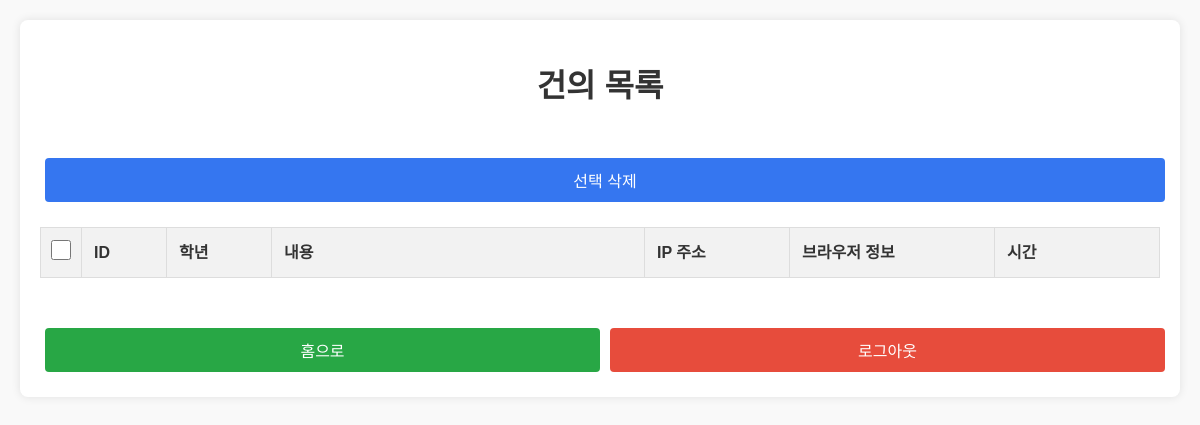
Before: /admin/panel (signed in) with the older database file.
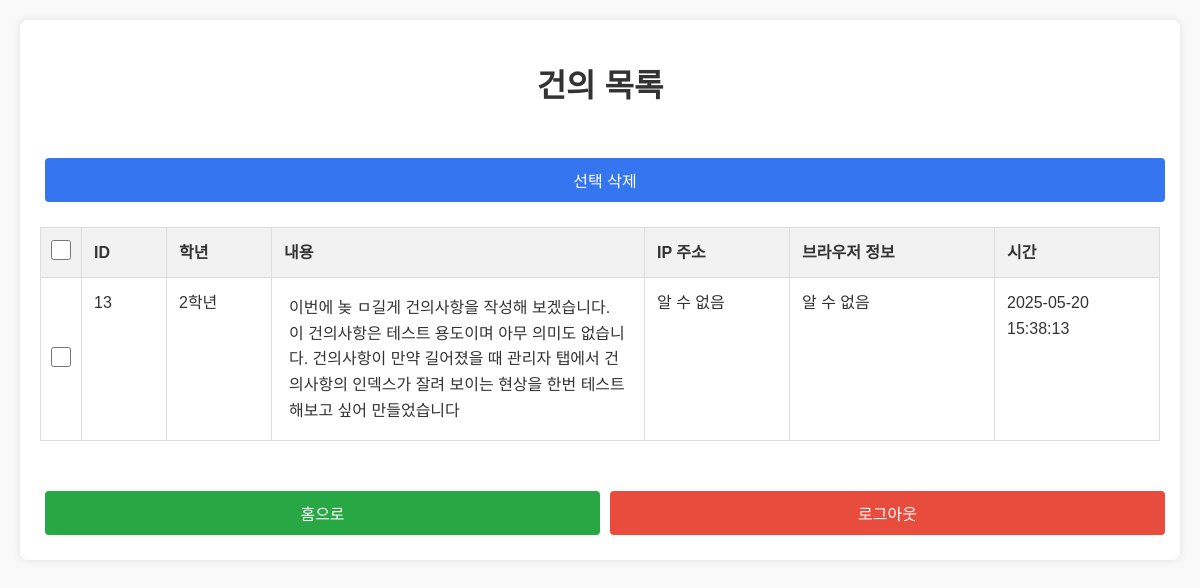
After: the same page with the newer database file.
### tables this page shows
CREATE TABLE suggestions (
                    id INTEGER PRIMARY KEY AUTOINCREMENT,
                    grade TEXT NOT NULL,
                    content TEXT NOT NULL,
                    timestamp DATETIME DEFAULT CURRENT_TIMESTAMP
                );

### app.py (the view)
@app.route('/admin/panel', methods=['GET'])
def admin_panel():
    if 'admin' not in session:
        return redirect(url_for('admin_login'))
    conn = sqlite3.connect('db.sqlite3')
    c = conn.cursor()
    c.execute("PRAGMA table_info(suggestions)")
    columns = [column[1] for column in c.fetchall()]
    has_ip = 'ip_address' in columns
    has_user_agent = 'user_agent' in columns
    has_timestamp = 'timestamp' in columns
    query = 'SELECT id, grade, content'
    if has_ip:
        query += ', ip_address'
    else:
        query += ', NULL as ip_address'
    if has_user_agent:
        query += ', user_agent'
    else:
        query += ', NULL as user_agent'
    if has_timestamp:
        query += ', timestamp'
    else:
        query += ', NULL as timestamp'
    query += ' FROM suggestions ORDER BY '
    query += 'timestamp DESC' if has_timestamp else 'id DESC'
    c.execute(query)
    suggestions = c.fetchall()
    conn.close()
    return render_template('admin_panel.html', suggestions=suggestions)

### app.py (called while the page is built, shortened)
@app.before_request
def auto_login():
    if 'admin' in session:
        return

### templates/admin_panel.html (shortened to what this page needs)
<!DOCTYPE html>
<html lang="ko">
<head>
    <link rel="stylesheet" href="{{ url_for('static', filename='style.css') }}">
</head>
<body>
    <div class="container">
        <h1>건의 목록</h1>
        <form method="POST" action="{{ url_for('delete_suggestions') }}">
            <button type="submit" onclick="return confirm('선택한 건의를 삭제하시겠습니까?')">선택 삭제</button>
            <table>
                <thead>
                    <tr>
                        <th class="checkbox-cell">
                            <input type="checkbox" onclick="toggleAll(this)">
                        </th>
                        <th class="id-cell">ID</th>
                        <th class="grade-cell">학년</th>
                        <th class="content-cell">내용</th>
                        <th class="ip-cell">IP 주소</th>
                        <th class="user-agent-cell">브라우저 정보</th>
                        <th class="timestamp-cell">시간</th>
                    </tr>
                </thead>
                <tbody>
                    {% for suggestion in suggestions %}
                    <tr>
                        <td class="checkbox-cell" data-label="선택">
                            <input type="checkbox" name="delete_ids" value="{{ suggestion[0] }}">
                        </td>
                        <td class="id-cell" data-label="ID">{{ suggestion[0] }}</td>
                        <td class="grade-cell" data-label="학년">{{ suggestion[1] }}</td>
                        <td class="content-cell" data-label="내용">
                            <div class="content-text">{{ suggestion[2] }}</div>
                        </td>
                        <td class="ip-cell" data-label="IP 주소">{{ suggestion[3] or '알 수 없음' }}</td>
                        <td class="user-agent-cell" data-label="브라우저 정보">
                            <div class="user-agent" title="{{ suggestion[4] or '알 수 없음' }}">{{ suggestion[4] or '알 수 없음' }}</div>
                        </td>
                        <td class="timestamp-cell" data-label="시간" class="timestamp">{{ suggestion[5] or '' }}</td>
                    </tr>
                    {% endfor %}
                </tbody>
            </table>
            <div class="admin-buttons">
                <a href="{{ url_for('index') }}"><button type="button">홈으로</button></a>
                <a href="{{ url_for('logout') }}"><button type="button" class="logout-btn">로그아웃</button></a>
            </div>
        </form>
    </div>
</body>
</html>

### static/style.css (style rules this page uses)
body { font-family: 'Segoe UI', sans-serif; background: #f2f4f8; margin: 0; padding: 0; }
.container { max-width: 600px; margin: 60px auto; background: white; padding: 30px; border-radius: 12px; box-shadow: 0 0 20px rgba(0, 0, 0, 0.1); }
h1 { color: #333; text-align: center; margin-bottom: 20px; }
button { width: 100%; padding: 10px; background-color: #4A90E2; color: white; border: none; border-radius: 8px; font-size: 16px; cursor: pointer; }
a { display: block; text-align: center; margin-top: 15px; color: #4A90E2; text-decoration: none; }
table { width: 100%; border-collapse: collapse; margin-top: 20px; }
table, th, td { border: 1px solid #ccc; }
th, td { padding: 12px; text-align: left; }
th { background-color: #f4f6fa; }
input[type="checkbox"] { width: auto; margin-right: 5px; }
button { padding: 8px 16px; margin: 5px; border: none; border-radius: 5px; background-color: #007bff; color: white; cursor: pointer; }
td.checkbox-cell, th.checkbox-cell { width: 40px; text-align: center; vertical-align: middle; padding: 0; }
td.checkbox-cell input[type="checkbox"], th.checkbox-cell input[type="checkbox"] { width: 20px; height: 20px; }
.logout-btn { background-color: #e74c3c !important; }
body { font-family: 'Segoe UI', Tahoma, Geneva, Verdana, sans-serif; background-color: #f9f9f9; padding: 20px; }
.container { max-width: 600px; margin: auto; background: white; padding: 30px; border-radius: 8px; box-shadow: 0 0 10px rgba(0,0,0,0.1); }
button { margin-top: 15px; padding: 10px 15px; font-size: 1em; border: none; border-radius: 5px; background-color: #007bff; color: white; cursor: pointer; width: 100%; }
.admin-buttons { display: flex; flex-wrap: wrap; gap: 10px; margin-top: 10px; }
.admin-buttons a { flex: 1; }
.admin-buttons button { background-color: #28a745; }

### templates/admin_panel.html (style rules this page uses)
body { font-family: 'Noto Sans KR', sans-serif; line-height: 1.6; color: #333; }
.container { max-width: 1200px; margin: 0 auto; padding: 20px; }
h1 { text-align: center; margin-bottom: 30px; }
table { width: 100%; border-collapse: collapse; margin-top: 20px; table-layout: fixed; }
th, td { padding: 12px; border: 1px solid #ddd; text-align: left; vertical-align: top; word-wrap: break-word; overflow-wrap: break-word; }
th { background-color: #f2f2f2; position: sticky; top: 0; }
.checkbox-cell { width: 40px; text-align: center; }
.id-cell { width: 60px; }
.grade-cell { width: 80px; }
.content-cell { min-width: 300px; }
.ip-cell { width: 120px; }
.user-agent-cell { width: 180px; }
.timestamp-cell { width: 140px; }
.content-text { white-space: pre-wrap; max-height: 150px; overflow-y: auto; padding: 5px; }
.user-agent { overflow: hidden; text-overflow: ellipsis; white-space: nowrap; max-width: 100%; }
button { background-color: #3576f0; color: white; padding: 10px 15px; border: none; border-radius: 4px; cursor: pointer; font-size: 16px; margin-right: 10px; }
.logout-btn { background-color: #f44336; }
.admin-buttons { margin-top: 20px; text-align: right; }

Changed rows visible on the page:
added suggestions: id "13", grade "2학년", content "이번에 놎 ㅁ길게 건의사항을 작성해 보겠습니다. 이 건의사항은 테스트 용도이며 아무 의미도 없습니다. 건의사항이 만약 길어졌을 때 관리자 탭에서 건의사항의 인덱스가 잘려 보이는 현상을 한번 테스트 해보고 싶어 만들었습니다", suggestion "알 수 없음", timestamp "2025-05-20 15:38:13"
